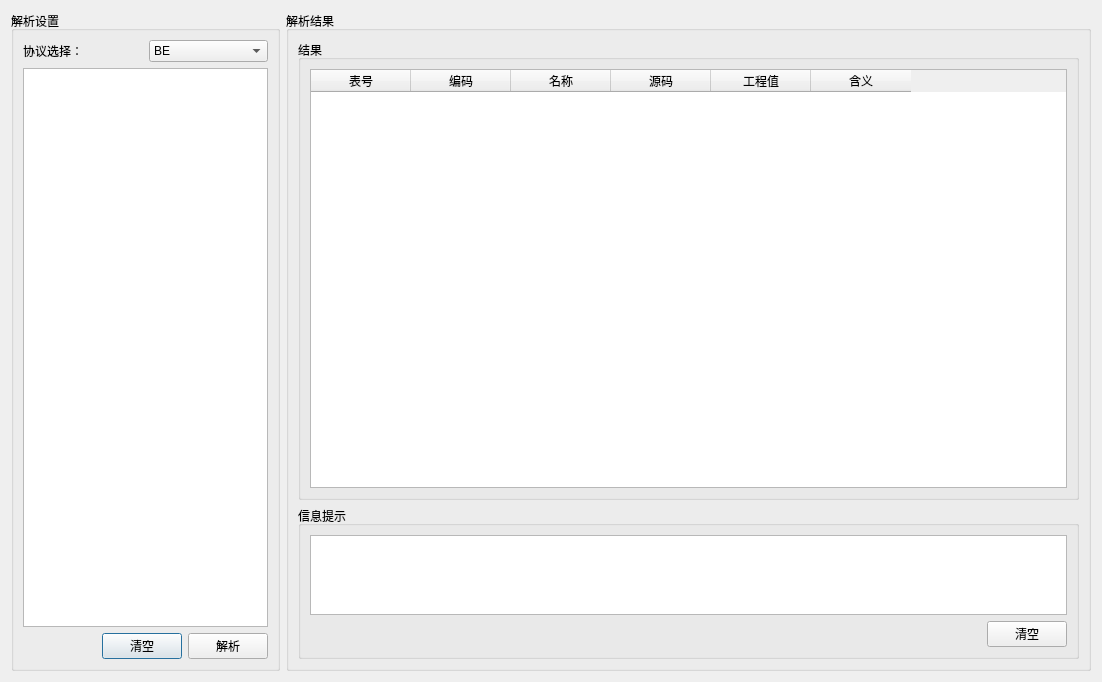
<?xml version="1.0" encoding="UTF-8"?>
<ui version="4.0">
 <class>manualTestDialog</class>
 <widget class="QDialog" name="manualTestDialog">
  <property name="geometry">
   <rect>
    <x>0</x>
    <y>0</y>
    <width>1102</width>
    <height>682</height>
   </rect>
  </property>
  <property name="windowTitle">
   <string>手动测试界面</string>
  </property>
  <layout class="QHBoxLayout" name="horizontalLayout_5" stretch="1,3">
   <item>
    <widget class="QGroupBox" name="groupBox">
     <property name="title">
      <string>解析设置</string>
     </property>
     <layout class="QVBoxLayout" name="verticalLayout">
      <item>
       <layout class="QHBoxLayout" name="horizontalLayout">
        <item>
         <widget class="QLabel" name="label">
          <property name="text">
           <string>协议选择：</string>
          </property>
         </widget>
        </item>
        <item>
         <widget class="QComboBox" name="comboBox">
          <item>
           <property name="text">
            <string>BE</string>
           </property>
          </item>
          <item>
           <property name="text">
            <string>FE</string>
           </property>
          </item>
          <item>
           <property name="text">
            <string>中间件</string>
           </property>
          </item>
         </widget>
        </item>
       </layout>
      </item>
      <item>
       <widget class="QTextEdit" name="inputDataEdit"/>
      </item>
      <item>
       <layout class="QHBoxLayout" name="horizontalLayout_2">
        <item>
         <spacer name="horizontalSpacer">
          <property name="orientation">
           <enum>Qt::Horizontal</enum>
          </property>
          <property name="sizeHint" stdset="0">
           <size>
            <width>40</width>
            <height>20</height>
           </size>
          </property>
         </spacer>
        </item>
        <item>
         <widget class="QPushButton" name="clearInputBtn">
          <property name="text">
           <string>清空</string>
          </property>
         </widget>
        </item>
        <item>
         <widget class="QPushButton" name="parseBtn">
          <property name="text">
           <string>解析</string>
          </property>
         </widget>
        </item>
       </layout>
      </item>
     </layout>
    </widget>
   </item>
   <item>
    <widget class="QGroupBox" name="groupBox_2">
     <property name="title">
      <string>解析结果</string>
     </property>
     <layout class="QVBoxLayout" name="verticalLayout_3" stretch="3,1">
      <item>
       <widget class="QGroupBox" name="groupBox_3">
        <property name="title">
         <string>结果</string>
        </property>
        <layout class="QHBoxLayout" name="horizontalLayout_3">
         <item>
          <widget class="QTableWidget" name="resultTableWidget">
           <column>
            <property name="text">
             <string>表号</string>
            </property>
           </column>
           <column>
            <property name="text">
             <string>编码</string>
            </property>
           </column>
           <column>
            <property name="text">
             <string>名称</string>
            </property>
           </column>
           <column>
            <property name="text">
             <string>源码</string>
            </property>
           </column>
           <column>
            <property name="text">
             <string>工程值</string>
            </property>
           </column>
           <column>
            <property name="text">
             <string>含义</string>
            </property>
           </column>
          </widget>
         </item>
        </layout>
       </widget>
      </item>
      <item>
       <widget class="QGroupBox" name="groupBox_4">
        <property name="title">
         <string>信息提示</string>
        </property>
        <layout class="QVBoxLayout" name="verticalLayout_2">
         <item>
          <widget class="QTextEdit" name="textEdit">
           <property name="readOnly">
            <bool>true</bool>
           </property>
          </widget>
         </item>
         <item>
          <layout class="QHBoxLayout" name="horizontalLayout_4">
           <item>
            <spacer name="horizontalSpacer_2">
             <property name="orientation">
              <enum>Qt::Horizontal</enum>
             </property>
             <property name="sizeHint" stdset="0">
              <size>
               <width>40</width>
               <height>20</height>
              </size>
             </property>
            </spacer>
           </item>
           <item>
            <widget class="QPushButton" name="clearBtn">
             <property name="text">
              <string>清空</string>
             </property>
            </widget>
           </item>
          </layout>
         </item>
        </layout>
       </widget>
      </item>
     </layout>
    </widget>
   </item>
  </layout>
 </widget>
 <resources/>
 <connections/>
</ui>
